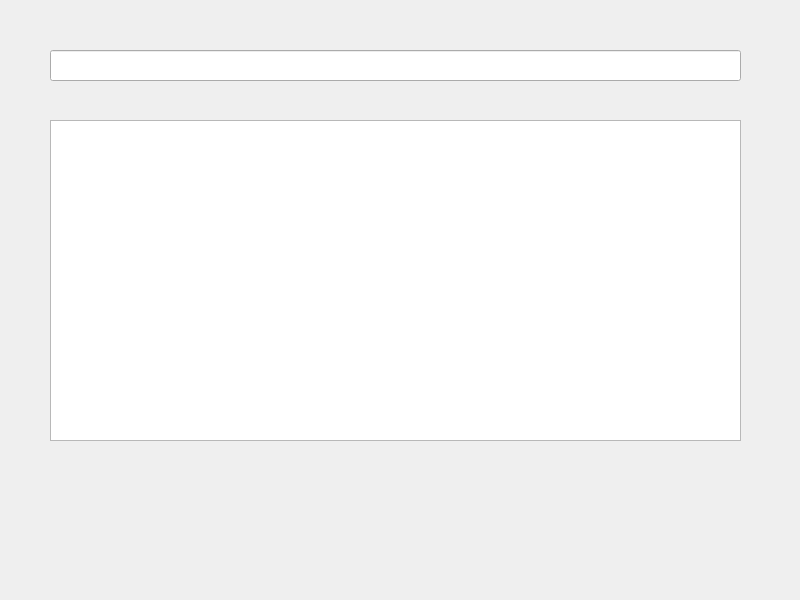
<?xml version="1.0" encoding="UTF-8"?>
<ui version="4.0">
 <class>MainWindow</class>
 <widget class="QMainWindow" name="MainWindow">
  <property name="geometry">
   <rect>
    <x>0</x>
    <y>0</y>
    <width>800</width>
    <height>600</height>
   </rect>
  </property>
  <property name="windowTitle">
   <string>MainWindow</string>
  </property>
  <widget class="QWidget" name="centralwidget">
   <widget class="QLineEdit" name="lineEdit">
    <property name="geometry">
     <rect>
      <x>50</x>
      <y>50</y>
      <width>691</width>
      <height>31</height>
     </rect>
    </property>
   </widget>
   <widget class="QTextBrowser" name="textBrowser">
    <property name="geometry">
     <rect>
      <x>50</x>
      <y>120</y>
      <width>691</width>
      <height>321</height>
     </rect>
    </property>
   </widget>
  </widget>
  <widget class="QMenuBar" name="menubar">
   <property name="geometry">
    <rect>
     <x>0</x>
     <y>0</y>
     <width>800</width>
     <height>23</height>
    </rect>
   </property>
  </widget>
 </widget>
 <resources/>
 <connections/>
</ui>
